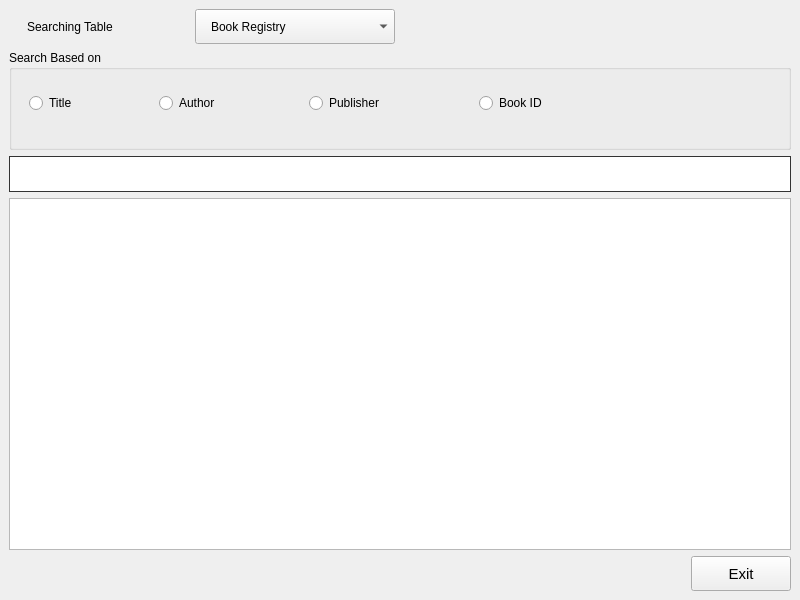
<?xml version="1.0" encoding="UTF-8"?>
<ui version="4.0">
 <class>DeepSearch</class>
 <widget class="QMainWindow" name="DeepSearch">
  <property name="geometry">
   <rect>
    <x>0</x>
    <y>0</y>
    <width>800</width>
    <height>600</height>
   </rect>
  </property>
  <property name="windowTitle">
   <string>Deep Search</string>
  </property>
  <widget class="QWidget" name="centralwidget">
   <layout class="QVBoxLayout" name="verticalLayout">
    <item>
     <layout class="QHBoxLayout" name="horizontalLayout">
      <item>
       <widget class="QLabel" name="label">
        <property name="minimumSize">
         <size>
          <width>180</width>
          <height>35</height>
         </size>
        </property>
        <property name="styleSheet">
         <string notr="true">padding:0 15px;</string>
        </property>
        <property name="text">
         <string>Searching Table</string>
        </property>
       </widget>
      </item>
      <item>
       <widget class="QComboBox" name="databaseOptions">
        <property name="minimumSize">
         <size>
          <width>200</width>
          <height>35</height>
         </size>
        </property>
        <property name="styleSheet">
         <string notr="true">padding: 0 15px;</string>
        </property>
        <item>
         <property name="text">
          <string>Book Registry</string>
         </property>
        </item>
        <item>
         <property name="text">
          <string>Student Registry</string>
         </property>
        </item>
        <item>
         <property name="text">
          <string>Borrow Ledger</string>
         </property>
        </item>
       </widget>
      </item>
      <item>
       <spacer name="horizontalSpacer">
        <property name="orientation">
         <enum>Qt::Horizontal</enum>
        </property>
        <property name="sizeHint" stdset="0">
         <size>
          <width>40</width>
          <height>20</height>
         </size>
        </property>
       </spacer>
      </item>
     </layout>
    </item>
    <item>
     <widget class="QGroupBox" name="groupBox">
      <property name="minimumSize">
       <size>
        <width>0</width>
        <height>100</height>
       </size>
      </property>
      <property name="title">
       <string>Search Based on</string>
      </property>
      <widget class="QRadioButton" name="titleRadio">
       <property name="geometry">
        <rect>
         <x>20</x>
         <y>40</y>
         <width>112</width>
         <height>26</height>
        </rect>
       </property>
       <property name="text">
        <string>Title</string>
       </property>
      </widget>
      <widget class="QRadioButton" name="authorRadio">
       <property name="geometry">
        <rect>
         <x>150</x>
         <y>40</y>
         <width>112</width>
         <height>26</height>
        </rect>
       </property>
       <property name="text">
        <string>Author</string>
       </property>
      </widget>
      <widget class="QRadioButton" name="publisherRadio">
       <property name="geometry">
        <rect>
         <x>300</x>
         <y>40</y>
         <width>241</width>
         <height>26</height>
        </rect>
       </property>
       <property name="text">
        <string>Publisher</string>
       </property>
      </widget>
      <widget class="QRadioButton" name="bookidRadio">
       <property name="geometry">
        <rect>
         <x>470</x>
         <y>40</y>
         <width>112</width>
         <height>26</height>
        </rect>
       </property>
       <property name="text">
        <string>Book ID</string>
       </property>
      </widget>
     </widget>
    </item>
    <item>
     <widget class="QLineEdit" name="searchingArea">
      <property name="minimumSize">
       <size>
        <width>0</width>
        <height>35</height>
       </size>
      </property>
      <property name="styleSheet">
       <string notr="true">outline:none;
border:0.5px solid #333;
padding:7px 15px;
font-size:15px;</string>
      </property>
     </widget>
    </item>
    <item>
     <widget class="QTableView" name="tableView"/>
    </item>
    <item>
     <layout class="QHBoxLayout" name="horizontalLayout_2">
      <item>
       <spacer name="horizontalSpacer_2">
        <property name="orientation">
         <enum>Qt::Horizontal</enum>
        </property>
        <property name="sizeHint" stdset="0">
         <size>
          <width>40</width>
          <height>20</height>
         </size>
        </property>
       </spacer>
      </item>
      <item>
       <widget class="QLabel" name="label_2">
        <property name="text">
         <string/>
        </property>
       </widget>
      </item>
      <item>
       <widget class="QPushButton" name="exitBtn">
        <property name="minimumSize">
         <size>
          <width>100</width>
          <height>35</height>
         </size>
        </property>
        <property name="styleSheet">
         <string notr="true">padding:0 10px;
font-size:15px;</string>
        </property>
        <property name="text">
         <string>Exit</string>
        </property>
       </widget>
      </item>
     </layout>
    </item>
   </layout>
  </widget>
 </widget>
 <resources/>
 <connections/>
</ui>
